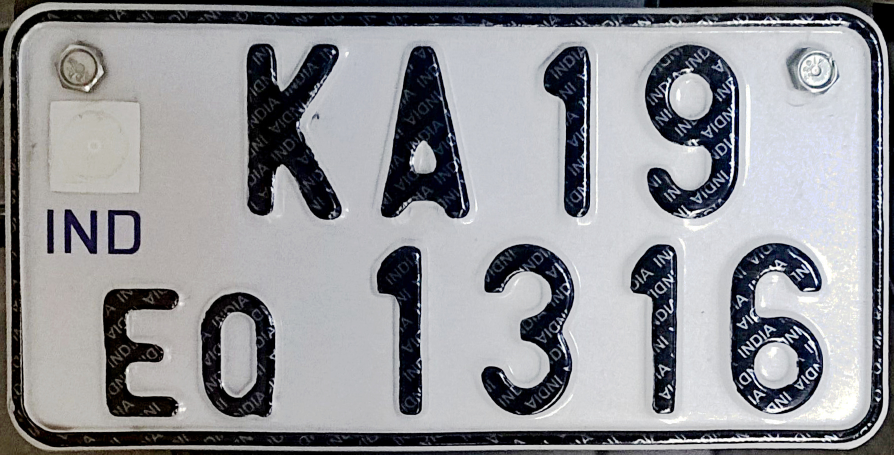
#> input picture image2.jpg, 1787 x 910 px (shown at 1/2 size)
$ python analyser.py
#> lines starting #> are read from the running program, lines starting #| are printed output that depends on the picture; after the words box and inside, x2 and y2 are one past the last pixel; in counts of white or black regions, pixels touching at a corner belong together
import cv2
import pytesseract
from PIL import Image
from pytesseract import image_to_string
import matplotlib.pyplot as plt

def read_text(image):
    print('--- Start recognize text from image ---')
    print(image_to_string(image,lang='eng'))
    # print(pytesseract.get_string(image))
    print("------ Done -------")

def canny(image):
    gray = cv2.cvtColor(image,cv2.COLOR_RGB2GRAY)
    blur = cv2.GaussianBlur(gray,(5,5),0)
    canny = cv2.Canny(blur,50,150)
    return canny
# image=Image.open('image2.jpg')
# newImg=cv2.imread(r'image2.jpg')

img = cv2.imread('image2.jpg')
#> img is the input picture: shape (910, 1787, 3); mean B, G, R 150, 146.2, 145.5
# [8 lines of commented-out code are left out]
gray = cv2.cvtColor(img,cv2.COLOR_RGB2GRAY)
blur = cv2.GaussianBlur(gray,(5,5),0)
ret3,th3 = cv2.threshold(blur,50,255,cv2.THRESH_BINARY+cv2.THRESH_OTSU)
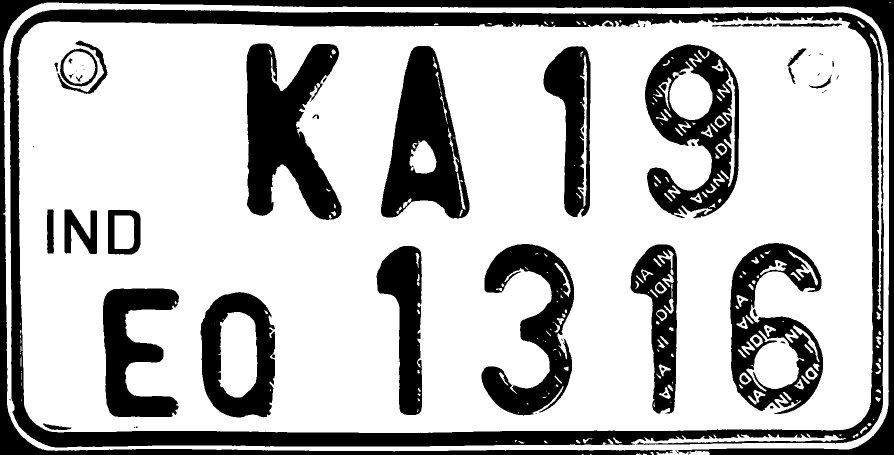
#> th3: shape (910, 1787) (shown at 1/2 size); 72.4% white; 86 black regions (26 under 20 px), largest, box (x1, y1, x2, y2) and area: (18, 18, 1768, 895) 112485, (0, 0, 1787, 910) 66218, (493, 87, 683, 440) 39801
#> ret3 = 110
plt.imshow(th3)
plt.show()

$ run again, with i1.jpeg copied over image2.jpg
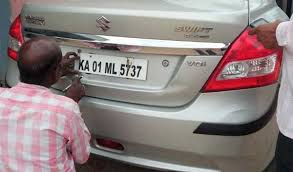
#> input picture i1.jpeg, 293 x 172 px
#> img is the input picture: shape (172, 293, 3); mean B, G, R 128.5, 129, 142
#> `blur = cv2.GaussianBlur(gray,(5,5),0)`:
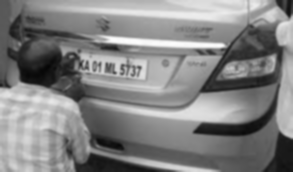
#> blur: shape (172, 293); min 5, max 253, mean 130.3
#> `ret3,th3 = cv2.threshold(blur,50,255,cv2.THRESH_BINARY+cv2.THRESH_OTSU)`:
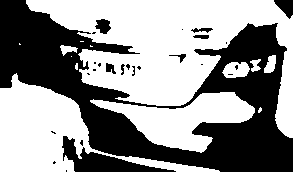
#> th3: shape (172, 293); 57.2% white; 26 black regions (17 under 20 px), largest, box (x1, y1, x2, y2) and area: (0, 0, 293, 172) 19392, (62, 136, 176, 172) 1396, (274, 0, 293, 19) 220
#> ret3 = 123

$ run again, with image3.png saved as image2.jpg
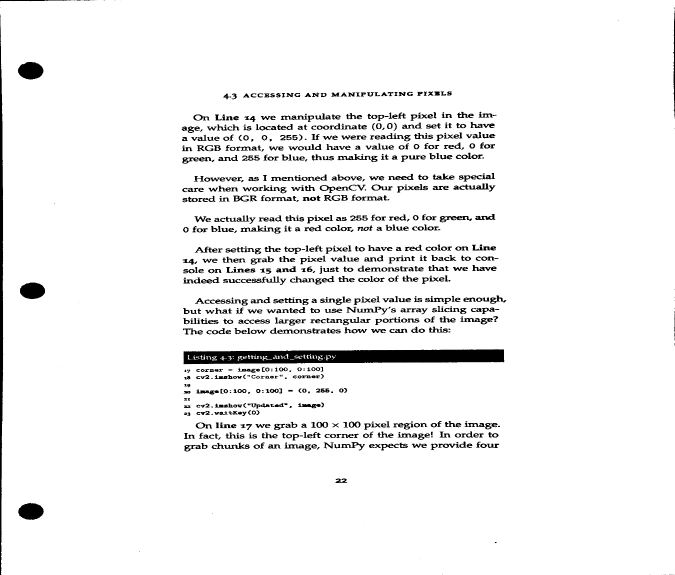
#> input picture image3.png, 1350 x 1150 px (shown at 1/2 size)
#> img is the input picture: shape (1150, 1350, 3); min 0, max 255, mean 241.2
#> `ret3,th3 = cv2.threshold(blur,50,255,cv2.THRESH_BINARY+cv2.THRESH_OTSU)`:
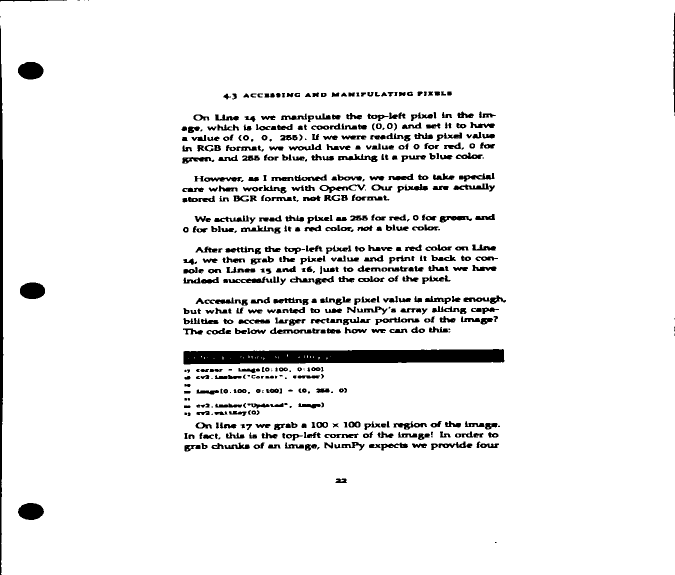
#> th3: shape (1150, 1350) (shown at 1/2 size); 93.4% white; 594 black regions (52 under 20 px), largest, box (x1, y1, x2, y2) and area: (367, 698, 1009, 729) 16356, (0, 51, 7, 1150) 5149, (36, 124, 87, 159) 1417
#> ret3 = 166
